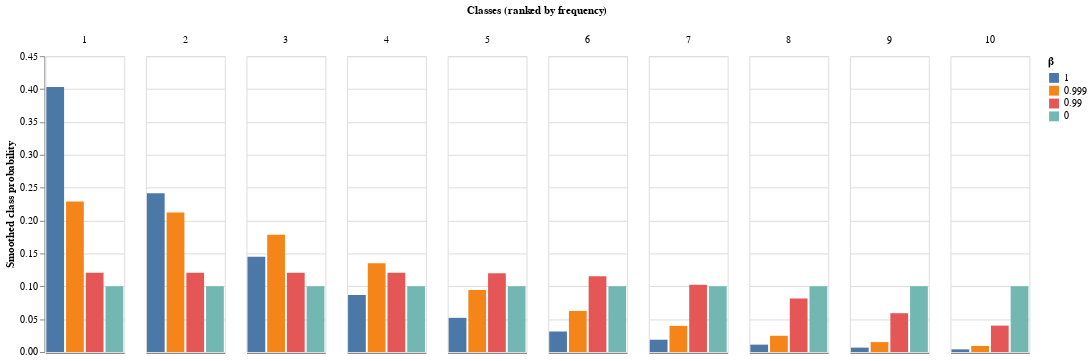

This figure's notebook cell:
### Code cell
# plot effective class probability for each class number for each β

alt.Chart(data=df).mark_bar().encode(
    x=alt.X("β:N", title=None, axis=alt.Axis(ticks=False, labels=False), sort=βs),
    y=alt.Y("effective_class_frequency", title="Smoothed class probability"),
    color=alt.Color("β:N", sort=βs),
    column=alt.Column("class_num:O", title="Classes (ranked by frequency)"),
)

### Figure 1 — Vega-Lite specification as saved in the notebook (floating-point values rounded to 4 significant figures)
{"config": {"view": {"continuousWidth": 300, "continuousHeight": 300}}, "data": {"name": "data-e8b687606ce27f226e5c2e3fbf0e0309"}, "mark": {"type": "bar"}, "encoding": {"color": {"field": "β", "sort": [1, 0.999, 0.99, 0], "type": "nominal"}, "column": {"field": "class_num", "title": "Classes (ranked by frequency)", "type": "ordinal"}, "x": {"axis": {"labels": false, "ticks": false}, "field": "β", "sort": [1, 0.999, 0.99, 0], "title": null, "type": "nominal"}, "y": {"field": "effective_class_frequency", "title": "Smoothed class probability", "type": "quantitative"}}, "$schema": "https://vega.github.io/schema/vega-lite/v5.15.1.json", "datasets": {"data-e8b687606ce27f226e5c2e3fbf0e0309": [{"class_num": 1, "class_prob": 0.403, "β": 1.0, "effective_class_frequency": 0.403}, {"class_num": 2, "class_prob": 0.2416, "β": 1.0, "effective_class_frequency": 0.2416}, {"class_num": 3, "class_prob": 0.1448, "β": 1.0, "effective_class_frequency": 0.1448}, {"class_num": 4, "class_prob": 0.08681, "β": 1.0, "effective_class_frequency": 0.08681}, {"class_num": 5, "class_prob": 0.05199, "β": 1.0, "effective_class_frequency": 0.05199}, {"class_num": 6, "class_prob": 0.03119, "β": 1.0, "effective_class_frequency": 0.03119}, {"class_num": 7, "class_prob": 0.0187, "β": 1.0, "effective_class_frequency": 0.0187}, {"class_num": 8, "class_prob": 0.0112, "β": 1.0, "effective_class_frequency": 0.0112}, {"class_num": 9, "class_prob": 0.00669, "β": 1.0, "effective_class_frequency": 0.00669}, {"class_num": 10, "class_prob": 0.00403, "β": 1.0, "effective_class_frequency": 0.00403}, {"class_num": 1, "class_prob": 0.403, "β": 0.999, "effective_class_frequency": 0.2288}, {"class_num": 2, "class_prob": 0.2416, "β": 0.999, "effective_class_frequency": 0.2122}, {"class_num": 3, "class_prob": 0.1448, "β": 0.999, "effective_class_frequency": 0.1782}, {"class_num": 4, "class_prob": 0.08681, "β": 0.999, "effective_class_frequency": 0.1352}, {"class_num": 5, "class_prob": 0.05199, "β": 0.999, "effective_class_frequency": 0.09447}, {"class_num": 6, "class_prob": 0.03119, "β": 0.999, "effective_class_frequency": 0.06245}, {"class_num": 7, "class_prob": 0.0187, "β": 0.999, "effective_class_frequency": 0.03975}, {"class_num": 8, "class_prob": 0.0112, "β": 0.999, "effective_class_frequency": 0.0247}, {"class_num": 9, "class_prob": 0.00669, "β": 0.999, "effective_class_frequency": 0.01508}, {"class_num": 10, "class_prob": 0.00403, "β": 0.999, "effective_class_frequency": 0.009206}, {"class_num": 1, "class_prob": 0.403, "β": 0.99, "effective_class_frequency": 0.1205}, {"class_num": 2, "class_prob": 0.2416, "β": 0.99, "effective_class_frequency": 0.1205}, {"class_num": 3, "class_prob": 0.1448, "β": 0.99, "effective_class_frequency": 0.1205}, {"class_num": 4, "class_prob": 0.08681, "β": 0.99, "effective_class_frequency": 0.1205}, {"class_num": 5, "class_prob": 0.05199, "β": 0.99, "effective_class_frequency": 0.1199}, {"class_num": 6, "class_prob": 0.03119, "β": 0.99, "effective_class_frequency": 0.1153}, {"class_num": 7, "class_prob": 0.0187, "β": 0.99, "effective_class_frequency": 0.1021}, {"class_num": 8, "class_prob": 0.0112, "β": 0.99, "effective_class_frequency": 0.08144}, {"class_num": 9, "class_prob": 0.00669, "β": 0.99, "effective_class_frequency": 0.059}, {"class_num": 10, "class_prob": 0.00403, "β": 0.99, "effective_class_frequency": 0.04014}, {"class_num": 1, "class_prob": 0.403, "β": 0.0, "effective_class_frequency": 0.1}, {"class_num": 2, "class_prob": 0.2416, "β": 0.0, "effective_class_frequency": 0.1}, {"class_num": 3, "class_prob": 0.1448, "β": 0.0, "effective_class_frequency": 0.1}, {"class_num": 4, "class_prob": 0.08681, "β": 0.0, "effective_class_frequency": 0.1}, {"class_num": 5, "class_prob": 0.05199, "β": 0.0, "effective_class_frequency": 0.1}, {"class_num": 6, "class_prob": 0.03119, "β": 0.0, "effective_class_frequency": 0.1}, {"class_num": 7, "class_prob": 0.0187, "β": 0.0, "effective_class_frequency": 0.1}, {"class_num": 8, "class_prob": 0.0112, "β": 0.0, "effective_class_frequency": 0.1}, {"class_num": 9, "class_prob": 0.00669, "β": 0.0, "effective_class_frequency": 0.1}, {"class_num": 10, "class_prob": 0.00403, "β": 0.0, "effective_class_frequency": 0.1}]}}
